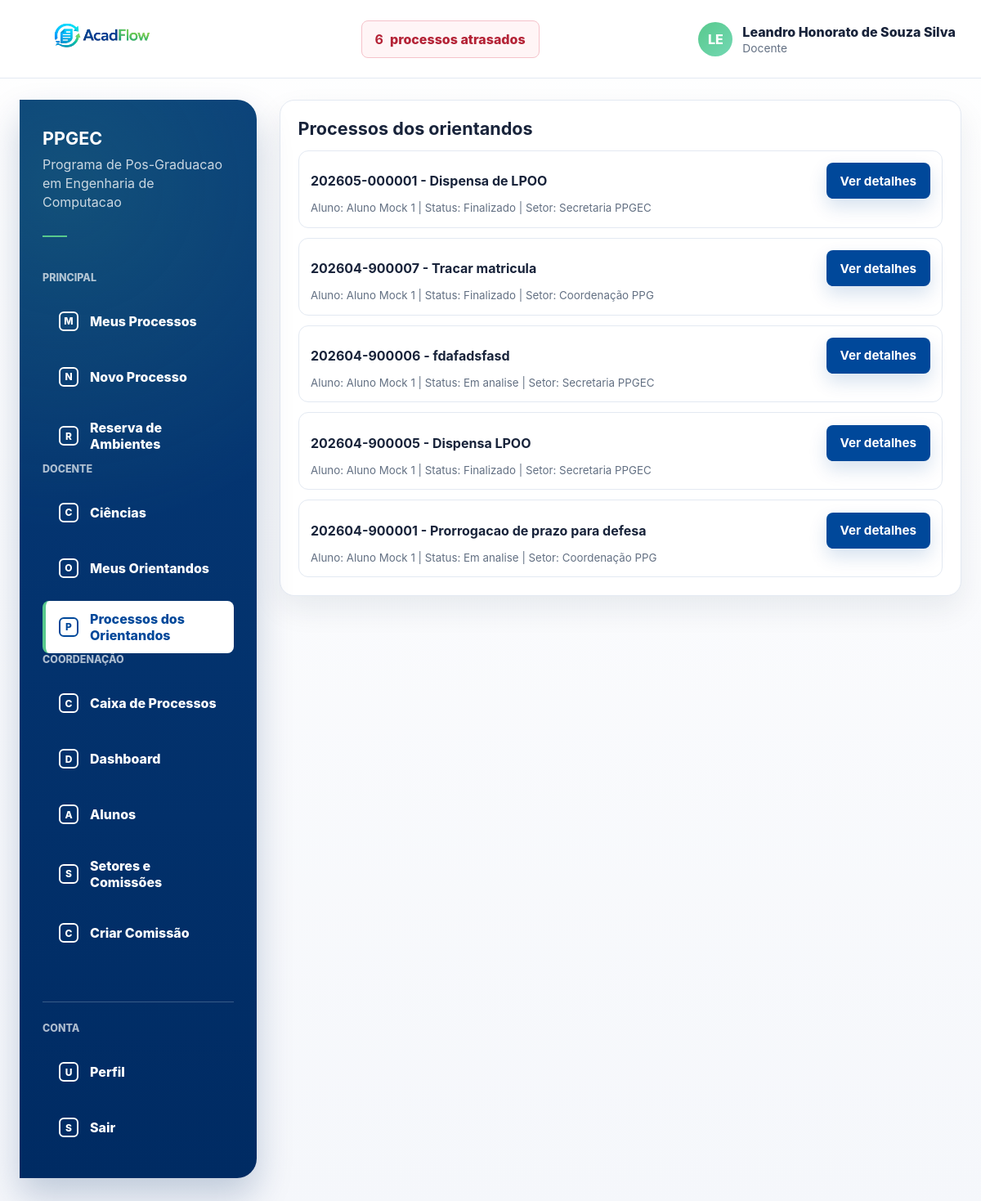
The app's page /menu/processos-orientandos/ (signed in), older data.
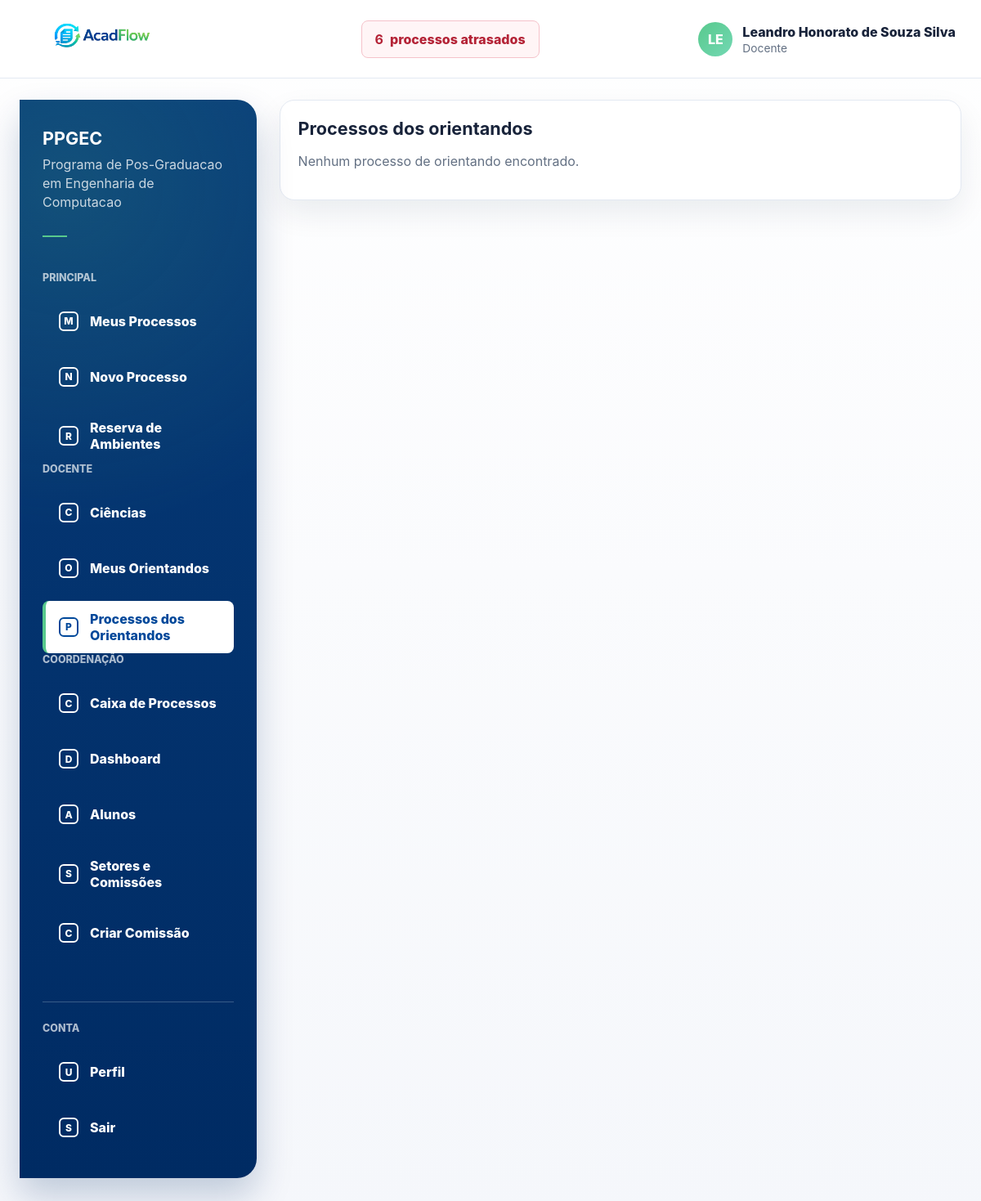
The same page, newer data.
### processos/models.py (models this page shows, shortened)
class Processo(models.Model):
    PRAZOS_DIAS_POR_TIPO = {
        "APROVEITAMENTO_DISPENSA_CREDITOS": 30,
        "TRANCAMENTO_MATRICULA": 15,
        "PRORROGACAO_PRAZO": 20,
        "REINGRESSO": 30,
        "MUDANCA_ORIENTADOR": 20,
        "DEFESA_MESTRADO": 45,
        "DEFESA_DOUTORADO": 45,
        "QUALIFICACAO_DOUTORADO": 45,
        "OUTRO": 60,
    }
    class TipoProcesso(models.TextChoices):
        APROVEITAMENTO_DISPENSA_CREDITOS = "APROVEITAMENTO_DISPENSA_CREDITOS", "Aproveitamento de Créditos ou Dispensa de Disciplina"
        DEFESA_MESTRADO = "DEFESA_MESTRADO", "Defesa de Mestrado"
        DEFESA_DOUTORADO = "DEFESA_DOUTORADO", "Defesa de Doutorado"
        QUALIFICACAO_DOUTORADO = "QUALIFICACAO_DOUTORADO", "Qualificação de Doutorado"
        TRANCAMENTO_MATRICULA = "TRANCAMENTO_MATRICULA", "Trancamento de Matrícula"
        PRORROGACAO_PRAZO = "PRORROGACAO_PRAZO", "Prorrogação de Prazo"
        REINGRESSO = "REINGRESSO", "Reingresso"
        MUDANCA_ORIENTADOR = "MUDANCA_ORIENTADOR", "Mudança de Orientador(a)"
        OUTRO = "OUTRO", "Outro"
    class StatusProcesso(models.TextChoices):
        EM_ANALISE = "EM_ANALISE", "Em analise"
        AGUARDANDO_DOCUMENTO = "AGUARDANDO_DOCUMENTO", "Aguardando documento"
        AGUARDANDO_CIENCIA = "AGUARDANDO_CIENCIA", "Aguardando ciencia"
        EM_DEBATE = "EM_DEBATE", "Em debate"
        FINALIZADO = "FINALIZADO", "Finalizado"
    usuario_criado_por = models.ForeignKey(
        settings.AUTH_USER_MODEL,
        on_delete=models.PROTECT,
        related_name="processos_criados",
    )
    tipo = models.CharField(max_length=40, choices=TipoProcesso.choices)
    assunto = models.CharField(max_length=255)
    descricao = models.TextField()
    data_criacao = models.DateTimeField(auto_now_add=True)
    atualizado_em = models.DateTimeField(auto_now=True)
    status_inicial = models.CharField(
        max_length=25,
        choices=StatusProcesso.choices,
        null=True,
        blank=True,
    )
    status = models.CharField(
        max_length=25,
        choices=StatusProcesso.choices,
        default=StatusProcesso.EM_ANALISE,
    )
    setor_atual = models.ForeignKey(
        Setor,
        on_delete=models.PROTECT,
        related_name="processos_atuais",
    )
    numero = models.CharField(max_length=20, unique=True, editable=False, blank=True)
    prazo_limite = models.DateField(null=True, blank=True)
    finalizado_em = models.DateTimeField(null=True, blank=True)
    termo_finalizacao = models.TextField(blank=True)
    observacoes_internas = models.TextField(blank=True)
    class Meta:
        ordering = ["-data_criacao"]

class User(AbstractUser):
    class TipoUsuario(models.TextChoices):
        ALUNO = "ALUNO", "Aluno"
        DOCENTE = "DOCENTE", "Docente"
        SERVIDOR = "SERVIDOR", "Servidor"
    username = None
    first_name = None
    last_name = None
    nome = models.CharField(max_length=255)
    email = models.EmailField(unique=True)
    polo_atuacao = models.ForeignKey(
        "Polo",
        on_delete=models.SET_NULL,
        null=True,
        blank=True,
        related_name="servidores",
    )
    tipo_usuario = models.CharField(
        max_length=20,
        choices=TipoUsuario.choices,
        default=TipoUsuario.SERVIDOR,
    )
    USERNAME_FIELD = "email"
    REQUIRED_FIELDS = ["nome"]
    objects = UserManager()
    class Meta:
        ordering = ["nome", "email"]

class Setor(models.Model):
    class TipoSetor(models.TextChoices):
        SETOR = "SETOR", "Setor"
        COMISSAO = "COMISSAO", "Comissao"
    nome = models.CharField(max_length=120, unique=True)
    descricao = models.CharField(max_length=255, blank=True)
    ativo = models.BooleanField(default=True)
    email = models.EmailField(max_length=255, blank=True, null=True, help_text="E-mail institucional do setor")
    tipo = models.CharField(max_length=20, choices=TipoSetor.choices, default=TipoSetor.SETOR)
    class Meta:
        ordering = ["nome"]

### processos/views.py (the view)
# urls.py: path("menu/processos-orientandos/", menu_processos_orientandos_view, name="menu_processos_orientandos"),
@login_required
def menu_processos_orientandos_view(request):
    if request.user.tipo_usuario != User.TipoUsuario.DOCENTE:
        raise PermissionDenied("Acesso restrito a docentes.")
    orientandos = Aluno.objects.filter(
        trajetorias__status=TrajetoriaAcademica.Status.ATIVA,
    ).filter(
        Q(trajetorias__orientador=request.user) | Q(trajetorias__coorientador=request.user)
    ).distinct()
    processos_orientandos = (
        Processo.objects.select_related("usuario_criado_por", "setor_atual")
        .filter(usuario_criado_por__in=orientandos.values("id"))
        .order_by("-data_criacao")
    )
    return render(
        request,
        "processos/menu_processos_orientandos.html",
        {
            "processos_orientandos": processos_orientandos,
            "is_coordenador": _is_coordenador(request.user),
            "has_gestao_access": _has_gestao_access(request.user),
            "can_view_dashboard": _can_view_dashboard(request.user),
            "can_view_processos": _can_view_processos(request.user),
            "can_view_caixa": _can_view_caixa(request.user),
            "show_side_menu": True,
            "side_menu_title": "Menu",
            "side_menu_items": _menu_lateral_home(request.user),
        },
    )

### processos/context_processors.py (called while the page is built)
def processos_atrasados(request):
    if not request.user.is_authenticated:
        return {}
    return {
        "processos_atrasados_count": processos_atrasados_queryset(request.user).count(),
        "processos_atrasados_url": processos_atrasados_url(request.user),
    }

def _is_docente(user):
    return user.is_authenticated and user.tipo_usuario == User.TipoUsuario.DOCENTE

def _is_servidor(user):
    return user.is_authenticated and user.tipo_usuario == User.TipoUsuario.SERVIDOR

def _is_coordenador(user):
    if not _is_docente(user):
        return False
    try:
        return bool(user.docente.coordenador)
    except Docente.DoesNotExist:
        return False

def _has_gestao_access(user):
    return _is_coordenador(user) or _is_servidor(user)

def _can_view_processos(user):
    return _is_coordenador(user) or _is_servidor(user)

def _can_view_caixa(user):
    return (
        _is_servidor(user)
        or SetorMembro.objects.filter(usuario=user, data_saida__isnull=True, setor__ativo=True).exists()
    )

def _has_setor_membership(user):
    return SetorMembro.objects.filter(usuario=user, data_saida__isnull=True, setor__ativo=True).exists()

### templates/processos/menu_processos_orientandos.html (shortened to what this page needs)
{% extends "base.html" %}
{% block content %}
<section class="card">
    <h1 class="section-title">Processos dos orientandos</h1>
    {% if processos_orientandos %}
        <ul class="list">
            {% for processo in processos_orientandos %}
                <li>
                    <div style="display: flex; align-items: center; justify-content: space-between; gap: 0.7rem; flex-wrap: wrap;">
                        <strong>{{ processo.numero }} - {{ processo.assunto }}</strong>
                        <a class="btn" href="{% url 'processo_detalhe' processo.id %}">Ver detalhes</a>
                    </div>
                    <small class="muted">Aluno: {{ processo.usuario_criado_por.nome }} | Status: {{ processo.get_status_display }} | Setor: {{ processo.setor_atual.nome }}</small>
                </li>
            {% endfor %}
        </ul>
    {% else %}
        <p class="muted">Nenhum processo de orientando encontrado.</p>
    {% endif %}
</section>
{% endblock %}

### templates/base.html (shortened to what this page needs)
{% load static %}
<!doctype html>
<html lang="pt-BR">
<head>
    <link rel="stylesheet" href="{% static 'css/app.css' %}">
</head>
<body>
<div class="app-shell">
    {% if user.is_authenticated %}
        <header class="topbar">
            <div class="container topbar-content">
                <a class="brand" href="{% url 'home' %}" aria-label="AcadFlow">
                    <img class="brand-logo" src="{% static 'img/acadflow-logo.png' %}" alt="AcadFlow">
                </a>
                <a class="overdue-link" href="{{ processos_atrasados_url }}">
                    <strong>{{ processos_atrasados_count|default:0 }}</strong>
                    <span>processos atrasados</span>
                </a>
                <details class="user-menu">
                    <summary class="user-chip">
                        <span class="avatar" aria-hidden="true">{{ user.nome|default:user.email|slice:":2"|upper }}</span>
                        <span class="user-meta">
                            <span class="user-name">{{ user.nome }}</span>
                            <span class="user-role">{{ user.get_tipo_usuario_display }}</span>
                        </span>
                    </summary>
                </details>
            </div>
        </header>
    {% endif %}
    <main class="main-area">
        <div class="container">
            {% if user.is_authenticated %}
                <div class="layout">
                    <aside class="sidebar" aria-label="Menu principal">
                        <div class="sidebar-program">
                            <strong>PPGEC</strong>
                            <span>Programa de Pos-Graduacao em Engenharia de Computacao</span>
                            <span class="sidebar-rule"></span>
                        </div>
                        {% for section in nav_menu_sections %}
                            <p class="sidebar-label">{{ section.label }}</p>
                            <ul class="side-menu">
                                {% for item in section.items %}
                                    <li>
                                        <a class="{% if request.resolver_match.url_name in item.url_names %}is-active{% endif %}" href="{{ item.href }}">
                                            <span class="side-icon">{{ item.icon }}</span>
                                            {{ item.label }}
                                        </a>
                                    </li>
                                {% endfor %}
                            </ul>
                        {% endfor %}
                        <div class="sidebar-footer">
                            <p class="sidebar-label">Conta</p>
                            <ul class="side-menu">
                                <li>
                                    <a class="{% if request.resolver_match.url_name == 'me' %}is-active{% endif %}" href="{% url 'me' %}">
                                        <span class="side-icon">U</span>
                                        Perfil
                                    </a>
                                </li>
                                <li>
                                    <form method="post" action="{% url 'logout' %}" class="side-form">
                                        <button type="submit">
                                            <span class="side-icon">S</span>
                                            Sair
                                        </button>
                                    </form>
                                </li>
                            </ul>
                        </div>
                    </aside>
                    <section class="content-area">
            {% endif %}
            {% block content %}{% endblock %}
            {% if user.is_authenticated %}
                    </section>
                </div>
            {% endif %}
        </div>
    </main>
</div>
</body>
</html>

Row changes from the older to the newer data that the page shows:
no longer on this page (row edited): Processo: numero "202605-000001", assunto "Dispensa de LPOO", usuario_criado_por.nome "Aluno Mock 1", status "Finalizado", setor_atual.nome "Secretaria PPGEC"
no longer on this page (row unchanged): Processo: numero "202604-900007", assunto "Tracar matricula", usuario_criado_por.nome "Aluno Mock 1", status "Finalizado", setor_atual.nome "Coordenação PPG"
no longer on this page (row edited): Processo: numero "202604-900006", assunto "fdafadsfasd", usuario_criado_por.nome "Aluno Mock 1", status "Em analise", setor_atual.nome "Secretaria PPGEC"
no longer on this page (row unchanged): Processo: numero "202604-900005", assunto "Dispensa LPOO", usuario_criado_por.nome "Aluno Mock 1", status "Finalizado", setor_atual.nome "Secretaria PPGEC"
no longer on this page (row unchanged): Processo: numero "202604-900001", assunto "Prorrogacao de prazo para defesa", usuario_criado_por.nome "Aluno Mock 1", status "Em analise", setor_atual.nome "Coordenação PPG"
Text that changed along with them:
text now shown: "Nenhum processo de orientando encontrado."
